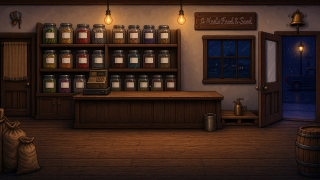
#> input picture pwas/radioactive-rooster/art/pixel/bg/store.png, 320 x 180 px; the run also reads 1 picture not shown here
$ python store_bell.py
#> lines starting #> are read from the running program, lines starting #| are printed output that depends on the picture; after the words box and inside, x2 and y2 are one past the last pixel; in counts of white or black regions, pixels touching at a corner belong together
"""Ned's service bell as its own prop (Arlong, 2026-10-18: the bell gag). The red blob painted on the counter is
painted out of the store plate (and its paint_neon source, so a neon re-bake keeps it out), and a brass service bell
is drawn as a hand-placed pixel overlay, fg/store--bell, shown until Ned unscrews it (flag bell_gone). Also draws the
painted-pixel "DING!" pop, fx/ding (hand-set 5x7 pixel letters, no code font). Re-run is idempotent:
    python3 tools/bg/store_bell.py
"""
import json, os
import numpy as np
from PIL import Image

ROOT = os.path.abspath(os.path.join(os.path.dirname(__file__), '..', '..'))
BOX = (143, 86, 158, 96)  # x0, y0, x1, y1 of the painted red bell


def paint_out(path):
    a = np.array(Image.open(path).convert('RGB')).astype(int)
    x0, y0, x1, y1 = BOX
    R, G, B = a[..., 0], a[..., 1], a[..., 2]
    m = np.zeros(R.shape, bool)
    m[y0:y1, x0:x1] = ((R > 1.6 * G) & (R > 45))[y0:y1, x0:x1]
    # grow by a px so the dark fringe goes too
    g = m.copy(); g[1:] |= m[:-1]; g[:-1] |= m[1:]; g[:, 1:] |= m[:, :-1]; g[:, :-1] |= m[:, 1:]
    g[:y0] = False; g[y1:] = False; g[:, :x0] = False; g[:, x1:] = False
    if not g.any():
        return False  # already clean
    out = a.copy()
    for y, x in zip(*np.nonzero(g)):
        for dx in (-13, 13, -26, 26):  # the counter's plank / shelf pattern repeats every ~13 px
            if 0 <= x + dx < a.shape[1] and not g[y, x + dx]:
                out[y, x] = a[y, x + dx]
                break
    Image.fromarray(out.astype(np.uint8)).save(path, optimize=True)
    return True


BELL = [
    "....kck....",
    "...kkakk...",
    "..kbccdbk..",
    ".kbccddcbk.",
    ".kabcccbak.",
    "kaabbbbbaak",
    "kkkkkkkkkkk",
    "kapppppppak",
    ".kkkkkkkkk.",
]
BELL_COL = {'k': (30, 19, 14), 'a': (98, 66, 30), 'b': (156, 112, 44), 'c': (208, 164, 72), 'd': (244, 218, 136),
            'p': (64, 42, 26)}

GLYPHS = {  # 5x7 hand-set letters
    'D': ["1110.", "1..1.", "1...1", "1...1", "1...1", "1..1.", "1110."],
    'I': ["111", ".1.", ".1.", ".1.", ".1.", ".1.", "111"],
    'N': ["1...1", "11..1", "11..1", "1.1.1", "1..11", "1..11", "1...1"],
    'G': [".111.", "1...1", "1....", "1.111", "1...1", "1...1", ".111."],
    '!': ["1", "1", "1", "1", "1", ".", "1"],
}


def ding():
    word = "DING!"
    cols = []
    for ch in word:
        g = GLYPHS[ch]
        w = len(g[0])
        cols.append(np.array([[c == '1' for c in row] for row in g], bool))
    W = sum(c.shape[1] for c in cols) + (len(cols) - 1) + 2
    H = 7 + 2
    fill = np.zeros((H, W), bool)
    x = 1
    for c in cols:
        fill[1:8, x:x + c.shape[1]] = c
        x += c.shape[1] + 1
    out = np.zeros((H, W), bool)
    for dy in (-1, 0, 1):
        for dx in (-1, 0, 1):
            out |= np.roll(np.roll(fill, dy, 0), dx, 1)
    img = np.zeros((H, W, 4), np.uint8)
    img[out & ~fill] = (52, 18, 20, 255)          # ink edge
    img[fill] = (255, 222, 88, 255)               # yolk yellow
    lower = np.zeros_like(fill); lower[6:8] = True
    img[fill & lower] = (236, 146, 44, 255)       # orange underside
    hi = np.zeros_like(fill); hi[1] = True
    img[fill & hi] = (255, 248, 196, 255)         # top shine
    return Image.fromarray(img, 'RGBA')


def main():
    changed = [p for p in ('art/pixel/bg/store.png', 'tools/neon/src/store.png') if paint_out(os.path.join(ROOT, p))]
#> in paint_out, `R, G, B = a[..., 0], a[..., 1], a[..., 2]`:
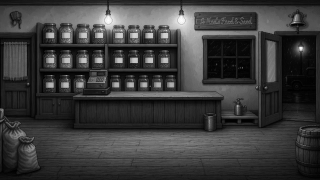
#> R: shape (180, 320) int64; min 0, max 254, mean 58.7
#> in paint_out, `R, G, B = a[..., 0], a[..., 1], a[..., 2]`:
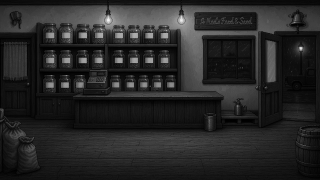
#> G: shape (180, 320) int64; min 0, max 243, mean 38.2
#> in paint_out, `R, G, B = a[..., 0], a[..., 1], a[..., 2]`:
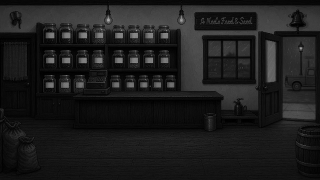
#> B: shape (180, 320) int64; min 0, max 174, mean 28.8
#> in paint_out, `m[y0:y1, x0:x1] = ((R > 1.6 * G) & (R > 45))[y0:y1, x0:x1]`:
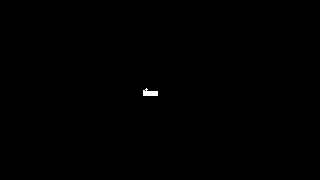
#> m: shape (180, 320) bool; 0.14% white; 1 white region, box (x1, y1, x2, y2) and area: (143, 88, 158, 96) 82
#> in paint_out, `g[1:] |= m[:-1]`: g: shape (180, 320) bool; 0.17% white; 1 white region, box (x1, y1, x2, y2) and area: (143, 88, 158, 97) 99
#> in paint_out, `g[:-1] |= m[1:]`: g: shape (180, 320) bool; 0.2% white; 1 white region, box (x1, y1, x2, y2) and area: (143, 87, 158, 97) 114
#> in paint_out, `g[:, 1:] |= m[:, :-1]`: g: shape (180, 320) bool; 0.21% white; 1 white region, box (x1, y1, x2, y2) and area: (143, 87, 159, 97) 120
#> in paint_out, `g[:, :-1] |= m[:, 1:]`: g: shape (180, 320) bool; 0.22% white; 1 white region, box (x1, y1, x2, y2) and area: (142, 87, 159, 97) 126
#> in paint_out, `g[y1:] = False`: g: shape (180, 320) bool; 0.19% white; 1 white region, box (x1, y1, x2, y2) and area: (142, 87, 159, 96) 111
#> in paint_out, `g[:, :x0] = False`: g: shape (180, 320) bool; 0.18% white; 1 white region, box (x1, y1, x2, y2) and area: (143, 87, 159, 96) 105
#> in paint_out, `g[:, x1:] = False`: g: shape (180, 320) bool; 0.17% white; 1 white region, box (x1, y1, x2, y2) and area: (143, 87, 158, 96) 100
#> the loop in paint_out, `for y, x in zip(*np.nonzero(g)):` made 100 passes
#> (y, x) on passes 1 to 12: (87, 146), (88, 145), (88, 146), (88, 147), (89, 143), (89, 144), (89, 145), (89, 146), (89, 147), (89, 148), (90, 143), (90, 144)
#> after the loop in paint_out, `for y, x in zip(*np.nonzero(g)):`: out: shape (180, 320, 3) int64; mean R, G, B 58.7, 38.2, 28.8
#> the loop in paint_out (call 2), `for y, x in zip(*np.nonzero(g)):` made 100 passes
#> after the loop in paint_out (call 2), `for y, x in zip(*np.nonzero(g)):`: out: shape (180, 320, 3) int64; mean R, G, B 58.6, 38.1, 28.7
    Image.open(os.path.join(ROOT, 'art/pixel/bg/store.png')).resize((1280, 720), Image.NEAREST).save(
        os.path.join(ROOT, 'art/pixel-4x/bg/store.png'), optimize=True)
    bell = np.zeros((len(BELL), len(BELL[0]), 4), np.uint8)
    for y, row in enumerate(BELL):
        for x, c in enumerate(row):
            if c != '.':
                bell[y, x] = BELL_COL[c] + (255,)
    Image.fromarray(bell, 'RGBA').save(os.path.join(ROOT, 'art/pixel/fg/store--bell.png'), optimize=True)
    d = ding()
    os.makedirs(os.path.join(ROOT, 'art/pixel/fx'), exist_ok=True)
    d.save(os.path.join(ROOT, 'art/pixel/fx/ding.png'), optimize=True)
    man_p = os.path.join(ROOT, 'art/manifest.json')
#> (the run stopped early here; a loop or call above may not have finished)
